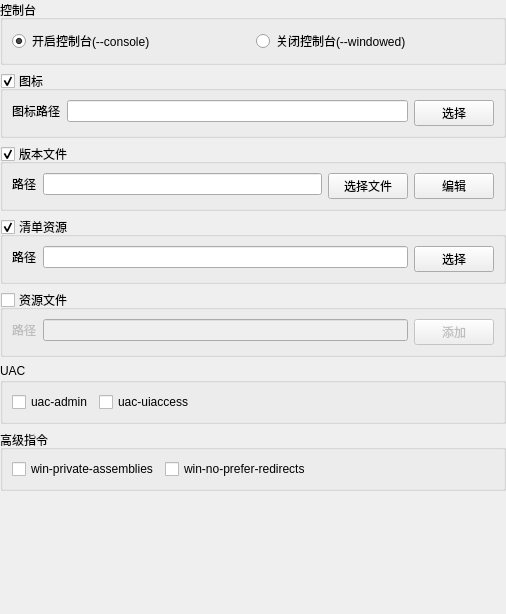
<?xml version="1.0" encoding="UTF-8"?>
<ui version="4.0">
 <class>win_spec_widget</class>
 <widget class="QWidget" name="win_spec_widget">
  <property name="geometry">
   <rect>
    <x>0</x>
    <y>0</y>
    <width>506</width>
    <height>614</height>
   </rect>
  </property>
  <property name="windowTitle">
   <string>Form</string>
  </property>
  <layout class="QVBoxLayout" name="verticalLayout">
   <property name="leftMargin">
    <number>0</number>
   </property>
   <property name="topMargin">
    <number>0</number>
   </property>
   <property name="rightMargin">
    <number>0</number>
   </property>
   <property name="bottomMargin">
    <number>10</number>
   </property>
   <item>
    <widget class="QGroupBox" name="console_gb">
     <property name="title">
      <string>控制台</string>
     </property>
     <layout class="QHBoxLayout" name="horizontalLayout_2">
      <item>
       <widget class="QRadioButton" name="open_console_rb">
        <property name="text">
         <string>开启控制台(--console)</string>
        </property>
        <property name="checked">
         <bool>true</bool>
        </property>
        <property name="autoExclusive">
         <bool>true</bool>
        </property>
       </widget>
      </item>
      <item>
       <widget class="QRadioButton" name="close_console_rb">
        <property name="text">
         <string>关闭控制台(--windowed)</string>
        </property>
        <property name="autoExclusive">
         <bool>true</bool>
        </property>
       </widget>
      </item>
     </layout>
    </widget>
   </item>
   <item>
    <widget class="QGroupBox" name="icon_gb">
     <property name="title">
      <string>图标</string>
     </property>
     <property name="checkable">
      <bool>true</bool>
     </property>
     <layout class="QHBoxLayout" name="horizontalLayout">
      <item>
       <layout class="QFormLayout" name="formLayout">
        <item row="0" column="0">
         <widget class="QLabel" name="icon_path_lb">
          <property name="text">
           <string>图标路径</string>
          </property>
         </widget>
        </item>
        <item row="0" column="1">
         <widget class="QLineEdit" name="icon_path_le">
          <property name="clearButtonEnabled">
           <bool>true</bool>
          </property>
         </widget>
        </item>
       </layout>
      </item>
      <item>
       <widget class="QPushButton" name="select_icon_pb">
        <property name="text">
         <string>选择</string>
        </property>
       </widget>
      </item>
     </layout>
    </widget>
   </item>
   <item>
    <widget class="QGroupBox" name="version_file_gb">
     <property name="title">
      <string>版本文件</string>
     </property>
     <property name="flat">
      <bool>false</bool>
     </property>
     <property name="checkable">
      <bool>true</bool>
     </property>
     <layout class="QHBoxLayout" name="horizontalLayout_3">
      <item>
       <layout class="QFormLayout" name="formLayout_2">
        <item row="0" column="0">
         <widget class="QLabel" name="version_file_lb">
          <property name="text">
           <string>路径</string>
          </property>
         </widget>
        </item>
        <item row="0" column="1">
         <widget class="QLineEdit" name="version_file_le"/>
        </item>
       </layout>
      </item>
      <item>
       <widget class="QPushButton" name="select_version_file_pb">
        <property name="text">
         <string>选择文件</string>
        </property>
       </widget>
      </item>
      <item>
       <widget class="QPushButton" name="edit_version_file_pb">
        <property name="text">
         <string>编辑</string>
        </property>
       </widget>
      </item>
     </layout>
    </widget>
   </item>
   <item>
    <widget class="QGroupBox" name="manifest_gb">
     <property name="title">
      <string>清单资源</string>
     </property>
     <property name="checkable">
      <bool>true</bool>
     </property>
     <layout class="QHBoxLayout" name="horizontalLayout_4">
      <item>
       <layout class="QFormLayout" name="formLayout_3">
        <item row="0" column="0">
         <widget class="QLabel" name="mainifest_path_lb">
          <property name="text">
           <string>路径</string>
          </property>
         </widget>
        </item>
        <item row="0" column="1">
         <widget class="QLineEdit" name="manifest_path_le">
          <property name="clearButtonEnabled">
           <bool>true</bool>
          </property>
         </widget>
        </item>
       </layout>
      </item>
      <item>
       <widget class="QPushButton" name="selcet_manifest_pb">
        <property name="text">
         <string>选择</string>
        </property>
       </widget>
      </item>
     </layout>
    </widget>
   </item>
   <item>
    <widget class="QGroupBox" name="resource_gb">
     <property name="enabled">
      <bool>true</bool>
     </property>
     <property name="title">
      <string>资源文件</string>
     </property>
     <property name="checkable">
      <bool>true</bool>
     </property>
     <property name="checked">
      <bool>false</bool>
     </property>
     <layout class="QHBoxLayout" name="horizontalLayout_5">
      <item>
       <layout class="QFormLayout" name="formLayout_4">
        <item row="0" column="0">
         <widget class="QLabel" name="resource_lb">
          <property name="text">
           <string>路径</string>
          </property>
         </widget>
        </item>
        <item row="0" column="1">
         <widget class="QLineEdit" name="resource_le">
          <property name="clearButtonEnabled">
           <bool>true</bool>
          </property>
         </widget>
        </item>
       </layout>
      </item>
      <item>
       <widget class="QPushButton" name="add_resource_pb">
        <property name="text">
         <string>添加</string>
        </property>
       </widget>
      </item>
     </layout>
    </widget>
   </item>
   <item>
    <widget class="QGroupBox" name="uac_gb">
     <property name="title">
      <string>UAC</string>
     </property>
     <layout class="QHBoxLayout" name="horizontalLayout_6">
      <item>
       <widget class="QCheckBox" name="uac_admin_cb">
        <property name="toolTip">
         <string>Using this option creates a Manifest which will request elevation upon application
restart.</string>
        </property>
        <property name="text">
         <string>uac-admin</string>
        </property>
       </widget>
      </item>
      <item>
       <widget class="QCheckBox" name="uac_uiaccess_cb">
        <property name="toolTip">
         <string>Using this option allows an elevated application to work with Remote Desktop.</string>
        </property>
        <property name="text">
         <string>uac-uiaccess</string>
        </property>
       </widget>
      </item>
      <item>
       <spacer name="horizontalSpacer">
        <property name="orientation">
         <enum>Qt::Horizontal</enum>
        </property>
        <property name="sizeHint" stdset="0">
         <size>
          <width>40</width>
          <height>20</height>
         </size>
        </property>
       </spacer>
      </item>
     </layout>
    </widget>
   </item>
   <item>
    <widget class="QGroupBox" name="advanced_gb">
     <property name="toolTip">
      <string/>
     </property>
     <property name="title">
      <string>高级指令</string>
     </property>
     <layout class="QHBoxLayout" name="horizontalLayout_7">
      <item>
       <widget class="QCheckBox" name="private_assembies_cb">
        <property name="toolTip">
         <string>&lt;html&gt;&lt;head/&gt;&lt;body&gt;&lt;p&gt;Any Shared Assemblies bundled into the application will be changed into Private Assemblies. &lt;span style=&quot; color:#ff0000;&quot;&gt;This means the exact versions of these assemblies will always be used&lt;/span&gt;, and any newer versions installed on user machines at the system level will be ignored.&lt;/p&gt;&lt;/body&gt;&lt;/html&gt;</string>
        </property>
        <property name="text">
         <string>win-private-assemblies</string>
        </property>
       </widget>
      </item>
      <item>
       <widget class="QCheckBox" name="no_prefer_redirects_cb">
        <property name="toolTip">
         <string>&lt;html&gt;&lt;head/&gt;&lt;body&gt;&lt;p&gt;While searching for Shared or Private Assemblies to bundle into the application, PyInstaller will prefer not to follow policies that&lt;span style=&quot; color:#ff0000;&quot;&gt; redirect to newer versions, and will try to bundle the exact versions of the assembly &lt;/span&gt;&lt;/p&gt;&lt;/body&gt;&lt;/html&gt;</string>
        </property>
        <property name="text">
         <string>win-no-prefer-redirects </string>
        </property>
       </widget>
      </item>
      <item>
       <spacer name="horizontalSpacer_2">
        <property name="orientation">
         <enum>Qt::Horizontal</enum>
        </property>
        <property name="sizeHint" stdset="0">
         <size>
          <width>149</width>
          <height>20</height>
         </size>
        </property>
       </spacer>
      </item>
     </layout>
    </widget>
   </item>
   <item>
    <spacer name="verticalSpacer">
     <property name="orientation">
      <enum>Qt::Vertical</enum>
     </property>
     <property name="sizeHint" stdset="0">
      <size>
       <width>20</width>
       <height>40</height>
      </size>
     </property>
    </spacer>
   </item>
  </layout>
 </widget>
 <resources/>
 <connections/>
</ui>
